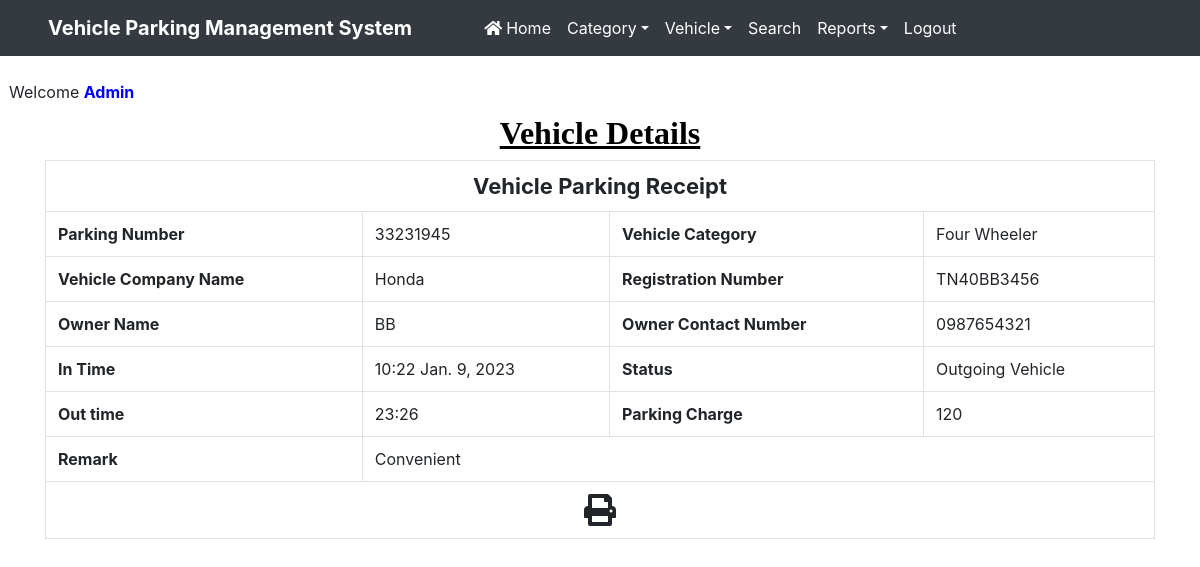
The app's page /print/2 (signed in) with its own data.
### vehicle/models.py (models this page shows, shortened)
class Vehicle(models.Model):
    id = models.BigAutoField(primary_key=True)
    parkingnumber = models.CharField(max_length=20)
    category = models.ForeignKey(Category, on_delete=models.CASCADE)
    vehiclecompany = models.CharField(max_length=50)
    regno = models.CharField(max_length=10)
    ownername = models.CharField(max_length=50)
    ownercontact = models.CharField(max_length=15)
    pdate = models.DateField()
    intime = models.CharField(max_length=50)
    outtime = models.CharField(max_length=50)
    parkingcharge = models.CharField(max_length=50)
    remark = models.CharField(max_length=500)
    status = models.CharField(max_length=20)

class Category(models.Model):
    categoryname = models.CharField(max_length=50)

### vehicle/views.py (the view)
# urls.py: path('print/<int:pid>',print_detail,name='print'),
def print_detail(request,pid):
    if not request.user.is_authenticated:
        return redirect('admin_login')
    vehicle = Vehicle.objects.get(id=pid)
    d = {'vehicle': vehicle}
    return render(request,'print.html', d)

### vehicle/templates/print.html (shortened to what this page needs)
{% load static %}
<html>
<head>
{% include 'headeradmin.html' %}
  <link rel = stylesheet href="https://cdn.datatables.net/1.10.20/css/jquery.dataTables.min.css">
<link rel = stylesheet href="https://cdn.datatables.net/buttons/1.6.1/css/buttons.dataTables.min.css">
</head>
<body>
{% include 'nav2admin.html' %}
<br> &nbsp;&nbsp;Welcome <b style = 'text-transform : capitalize ; color : blue'>{{request.user.username}}</b>
<div class="container" style = "margin-top:10px">
<h2 class="text-center" style = "font-family : Times New Roman ; color : black"> <strong><u>Vehicle Details</u></strong></h2>
 <div  id="exampl">
      <table border="1" class="table table-bordered mg-b-0">
        <tr>
          <th colspan="4" style="text-align: center; font-size:22px;"> Vehicle Parking Receipt</th>
        </tr>
   <tr>
 <th>Parking Number</th>
 <td>{{vehicle.parkingnumber}}</td>
 <th>Vehicle Category</th>
 <td>{{vehicle.category.categoryname}}</td>
                                   </tr>
                                   <tr>
                                <th>Vehicle Company Name</th>
                                   <td>{{vehicle.vehiclecompany}}</td>
                                <th>Registration Number</th>
                                   <td>{{vehicle.regno}}</td>
                                   </tr>
                                   <tr>
                                    <th>Owner Name</th>
                                      <td>{{vehicle.ownername}}</td>
                                       <th>Owner Contact Number</th>
                                        <td>{{vehicle.ownercontact}}</td>
                                    </tr>
                                    <tr>
                               <th>In Time</th>
                                <td>{{vehicle.intime}} {{vehicle.pdate}}</td>
    <th>Status</th>
    <td>
{% if vehicle.status == 'Out' %}
  Outgoing Vehicle
{% endif %}
     </td>
  </tr>
{% if vehicle.remark != '' %}
<tr>
<th>Out time</th>
<td>{{vehicle.outtime}}</td>
<th>Parking Charge</th>
<td>{{vehicle.parkingcharge}}</td>
</tr>
<tr>
  <th>Remark</th>
  <td colspan="3">{{vehicle.remark}}</td>
</tr>
{% endif %}
  <tr>
    <td colspan="4" style="text-align:center; cursor:pointer"><i class="fa fa-print fa-2x" aria-hidden="true" OnClick="CallPrint(this.value)"  ></i></td>
  </tr>
</table>
          </div>
</div>
</body>
</html>

### vehicle/static/css/mystyle.css (style rules this page uses)
html { scroll-behavior:smooth; }

### records on screen
Vehicle: parkingnumber "33231945", category.categoryname "Four Wheeler", vehiclecompany "Honda", regno "TN40BB3456", ownername "BB", ownercontact "0987654321", intime "10:22", pdate "Jan. 9, 2023", outtime "23:26", parkingcharge "120", remark "Convenient"

### other values on screen
{{ request.user.username }} "Admin"
